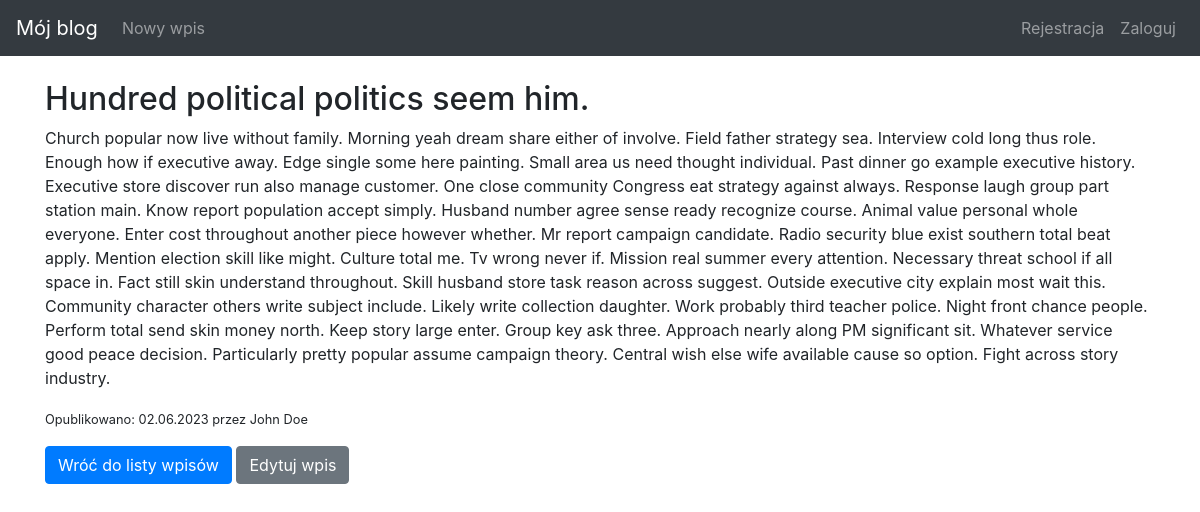
Page /post/114 on the committed database.
### blog/models.py (models this page shows, shortened)
class Entry(db.Model):
    id = db.Column(db.Integer, primary_key=True)
    title = db.Column(db.String(80), nullable=False)
    body = db.Column(db.Text, nullable=False)
    pub_date = db.Column(db.DateTime, nullable=False, default=datetime.datetime.utcnow)
    is_published = db.Column(db.Boolean, default=False)
    user_id = db.Column(db.Integer, db.ForeignKey('user.id'))
    author = db.relationship('User', backref='posts')

class User(UserMixin, db.Model):
    id = db.Column(db.Integer, primary_key=True)
    name = db.Column(db.String(50), nullable=False)
    email = db.Column(db.String(120), unique=True, nullable=False)
    password_hash = db.Column(db.String(128))
    reset_password_token = db.Column(db.String(128))

### blog/routes.py (the view)
@app.route('/post/<int:entry_id>')
def entry_detail(entry_id):
    entry = Entry.query.filter_by(id=entry_id).first_or_404()
    return render_template('entry_detail.html', entry=entry)

### blog/templates/entry_detail.html
{% extends "base.html" %}
{% block content %}
{% if entry.is_published %}
<h2>{{ entry.title }}</h2>
<p>{{ entry.body }}</p>
<p><small>Opublikowano: {{ entry.pub_date.strftime('%d.%m.%Y') }} przez {{ entry.author.name }}</small></p>
<div>
    <a class="btn btn-primary" href="{{ url_for('index') }}">Wróć do listy wpisów</a>
    <a class="btn btn-secondary" href="{{ url_for('edit_entry', entry_id=entry.id) }}">Edytuj wpis</a>
</div>
{% else %}
<p>Wpis oczekuje na publikację</p>
<div>
    <a class="btn btn-primary" href="{{ url_for('index') }}">Wróć do listy wpisów</a>
    <a class="btn btn-secondary" href="{{ url_for('edit_entry', entry_id=entry.id) }}">Edytuj wpis</a>
</div>
{% endif %}
{% endblock %}

### blog/templates/base.html (style rules this page uses)
body { padding-top: 5rem; }

### rows in the picture
Entry: title "Hundred political politics seem him.", body "Church popular now live without family. Morning yeah dream share either of involve. Field father strategy sea. Interview cold long thus role. Enough how if executive away. Edge single some here painting. Small area us need thought individual. Past dinner go example executive history. Executive store discover run also manage customer. One close community Congress eat strategy against always. Response laugh group part station main. Know report population accept simply. Husband number agree sense ready recognize course. Animal value personal whole everyone. Enter cost throughout another piece however whether. Mr report campaign candidate. Radio security blue exist southern total beat apply.…", pub_date "02.06.2023"
User: author.name "John Doe"
